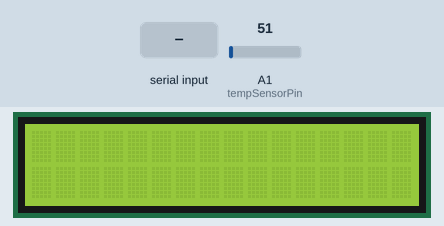
Simulated run of this sketch. Board: Arduino Uno, built with avr-gcc and run on an emulated ATmega328P. On the bench: 16×2 character LCD. The inputs (shaded band) are chosen by the test bench; at power-on: A1 (tempSensorPin) = 51. What the sketch prints to the serial monitor is not drawn.

Above: at 1.2 s.
1.3 s: "90,45,200,10,150,30\n" received over Serial
At 3.0 s:
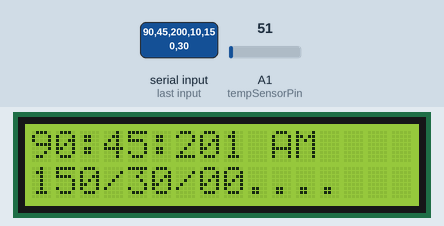
4.3 s: A1 (tempSensorPin) set to 61
At 6.1 s:
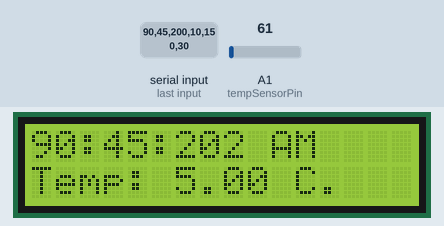
7.3 s: A1 (tempSensorPin) set to 71
At 10.1 s:
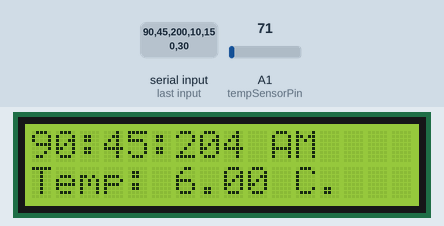
10.3 s: A1 (tempSensorPin) set to 86
At 12.1 s:
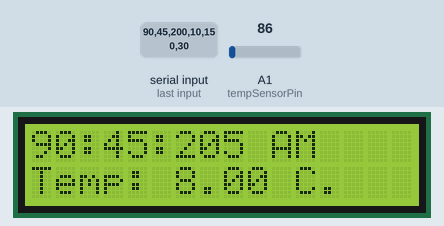
Timing chart, 0 to 13.6 s (numbered marks = the images above; inputs shaded):
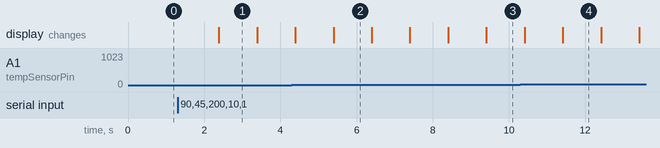

Measured:
- after the input at 1.3 s, the display: changes after 1.1 s (image 1)
- what the display in image 1 shows lasts 1.0 s, from 2.4 s to 3.4 s

The sketch:

Clock.ino
```cpp
#include <LiquidCrystal.h>
LiquidCrystal lcd(12, 11, 5, 4, 3, 2);
int ss, mm, hh, MM, DD, YYYY, AP;
int k = 0;
const int tempSensorPin = A1;

void setup()
{
  Serial.begin(9600);
  lcd.begin(16, 2);
}

void loop()
{
  if (k <= 0)
  {
    Details();
  }

  ss = ss + 1;

  if (ss == 60)
  {
    ss = 0;
    mm = mm + 1;

    if (mm == 60)
    {
      mm = 0;
      hh = hh + 1;

      if (hh == 12)
      {
        AP = AP + 1;
        printTime2();

        if (AP % 2 == 0)
        {
          DD = DD + 1;
        }

        if (DD == 28)
        {
          DD = 1;
          MM = MM + 1;

          if (MM == 13)
          {
            MM = 1;
            YYYY = YYYY + 1;
          }
        }
      }

      if (hh == 13)
      {
        hh = 1;
      }
    }
  }

  int sensorValue = analogRead(tempSensorPin);
  float tempC = map(sensorValue, 0, 1023, 0, 100);


  printTime2();


  lcd.setCursor(0, 3);
  lcd.print("Temp: ");
  lcd.print(tempC);
  lcd.print(" C");

  delay(1000);
}

void line()
{
  Serial.println("");
}

void Details()
{
  Serial.println("Entrer une heure:");

  while (Serial.available() == 0);
  hh = Serial.parseInt();


  line();

  Serial.println("Entrer les minutes:");
  while (Serial.available() == 0);
  mm = Serial.parseInt();

  line();

  Serial.println("Entrer les secondes:");
  while (Serial.available() == 0);
  ss = Serial.parseInt();

  line();

  Serial.println("Entrer matin (0) ou apres-midi (1)");
  while (Serial.available() == 0);
  AP = Serial.parseInt();

  line();

  Serial.println("Entrer le mois:");
  while (Serial.available() == 0);
  MM = Serial.parseInt();

  line();

  Serial.println("Entrer le jour:");
  while (Serial.available() == 0);
  DD = Serial.parseInt();

  line();

  Serial.println("Entrer l'annee:");
  while (Serial.available() == 0);
  YYYY = Serial.parseInt();

  line();

  k = k + 1;
}

void printTime(int x)
{
  if (x <= 9)
  {
    lcd.print("0");
    lcd.print(x);
  }
  else
  {
    lcd.print(x);
  }
}

void printTime2()
{
  lcd.setCursor(0, 0);
  printTime(hh);
  lcd.print(":");
  printTime(mm);
  lcd.print(":");
  printTime(ss);
  lcd.print(" ");

  if (AP % 2 == 0)
  {
    lcd.print("AM");
  }

  if (AP % 2 == 1)
  {
    lcd.print("PM");
  }

  lcd.setCursor(0, 1);
  printTime(MM);
  lcd.print("/");
  printTime(DD);
  lcd.print("/");
  printTime(YYYY);
  lcd.print("....");

  delay(1000);
} 
```
